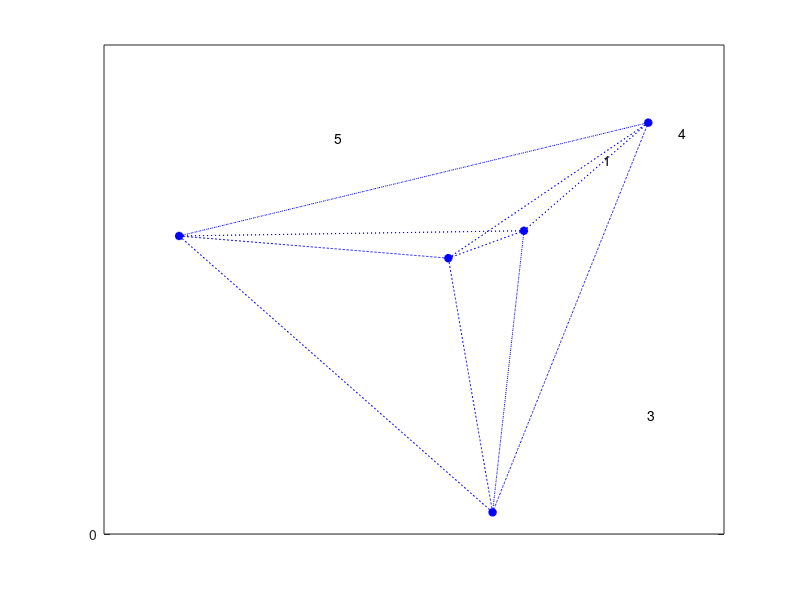

MATLAB code for this plot: (Note: this script raises an error after producing the figure.)
figure(1);
clf;

nodes =input("Enter no. of nodes: ");
k=input("Enter the value of k: ");

%% no grids
temp=0;% No.of grids temp x temp
if k==1
    temp=5;
elseif k==2
    temp=3;
elseif k==3
    temp=2;
end



%hold on;
field =input("Enter field size: ");
Rmax=100;

a=[];%x-coordinate of sensorNodes
b=[];%y-coordinate of sensorNodes
Wmatrix=zeros(nodes,nodes);

x_loc = rand(1,nodes)*field;
y_loc = rand(1,nodes)*field;

grid_size=k*(sqrt(2)*Rmax);

%% Deployment and connection of sensorNode to sensorNode
for i = 1:nodes
    
    a=[a,x_loc(i)];
    b=[b,y_loc(i)];

    final=[a; b];
    grid on
    set(gca,'XTick',0:grid_size:field);
    set(gca,'YTick',0:grid_size:field);
    plot(x_loc(i),y_loc(i),'*', 'Color','b', 'linewidth',2);
    text(x_loc(i)+1, y_loc(i)+1, num2str(i));
    hold on;
    %pause(0.5);
end 

%% Deployment of superNodes at MEAN position
no_of_superNodes=0;
sx=[];
sy=[];
lower_x=0;
lower_y=0;
coord_x=(grid_size);
coord_y=(grid_size);
for y=1:temp
  for x=1:temp 
    mean_x=[];
    mean_y=[];
   
    for j=1:nodes

        if (lower_x<=a(j)&&a(j)<=coord_x && lower_y<=b(j) && b(j)<=coord_y)
              mean_x=[mean_x,round(a(j))];
              mean_y=[mean_y,round(b(j))];
              M=[mean_x;mean_y];
             
                
        end

      
    end
     M=mean(M,2);
    %disp(M(1,1));
    
     
     if(~(M(1,1)==0 && M(2,1)==0))
        sx=[sx,M(1,1)];
        sy=[sy,M(2,1)];
       
        no_of_superNodes=no_of_superNodes+1;
     end
 
     
    lower_x=lower_x+grid_size;
    coord_x=coord_x+grid_size;
     M=zeros(2,1);
  end
  lower_x=0;
  lower_y=lower_y+grid_size;
  coord_x=grid_size;
  coord_y=coord_y+grid_size;
end
   

for i=1:no_of_superNodes
    
    plot(sx(i),sy(i),'d','Color','r', 'linewidth',4);
    hold on;
end
%% Connection of superNodes to sensorNodes
Smatrix=zeros(nodes,no_of_superNodes);
for i=1:nodes
    for j=1:no_of_superNodes
        dist1=sqrt((sx(j)-a(i))^2+(sy(j)-b(i))^2);
        if dist1<=Rmax
            Smatrix(i,j)=dist1;
            line([sx(j) a(i)], [sy(j) b(i)],'Color','r', 'LineStyle', '-');
             %matrix(j,j)=0;
        else
            Smatrix(i,j)=0;
        end
    end
    hold on;
end
disp("THis is Smatrix")

%% sensor to sensor node connection


for i=1:nodes
   
    for j = 1:nodes
        distance = sqrt((a(i) - a(j))^2 + (b(i) - b(j))^2);
        if distance <= Rmax
            Wmatrix(i, j) = distance; %there is a link
           
            line([a(i) a(j)], [b(i) b(j)],'Color','blue', 'LineStyle', ':');
            %Wmatrix(j,j)=0;
        else
            Wmatrix(i, j) = 0;
        end
    end
    hold on;
end



%% this Block of code is for K disjoint paths

S_transpose=transpose(Smatrix);
Wmatrix=horzcat(Wmatrix,Smatrix);

B=zeros(no_of_superNodes,no_of_superNodes);
for i=1:no_of_superNodes
    for j=1:no_of_superNodes
        if i==j
            B(i,j)=1;
        end
    end
end

S_transpose=horzcat(S_transpose,B);
final=vertcat(Wmatrix,S_transpose);

G=graph(final);
plot(G);

degree=zeros(nodes,no_of_superNodes); 
count=0;


%% this is the temporary data-structure to show the next hop of any sensor node


temporary=zeros(nodes,4);

% sensor nodes directly connected to supernodes
for i=1:nodes
    for j=1:no_of_superNodes
        temporary(i,1)=i;
        if (Smatrix(i,j)~=0)
            temporary(i,3)=sx(j);
            temporary(i,4)=sy(j);
            temporary(i,2)= j+nodes;
        end
    end     
end

% sensor nodes connected to supernodes through a max of 3 hops
for i=1:nodes
    for j=nodes+1:nodes+no_of_superNodes
        paths=allpaths(G,i,j,'MaxPathLength',3);
        if (~(isempty(paths)))
            if temporary(i,2)==0 && temporary(i,3)==0
                paths2=shortestpath(G,i,j);
                
                temporary(i,3)=a(paths2(2));
                temporary(i,4)=b(paths2(2));
                temporary(i,2)=paths2(2);
                
            end
        end
         
     end
 end

disp("no of supernodes: ");
disp(no_of_superNodes);

T = array2table(temporary,'VariableNames',{'Nodes','Next-Hop','X-coordinate','Y-coordinate'});
disp(T)


